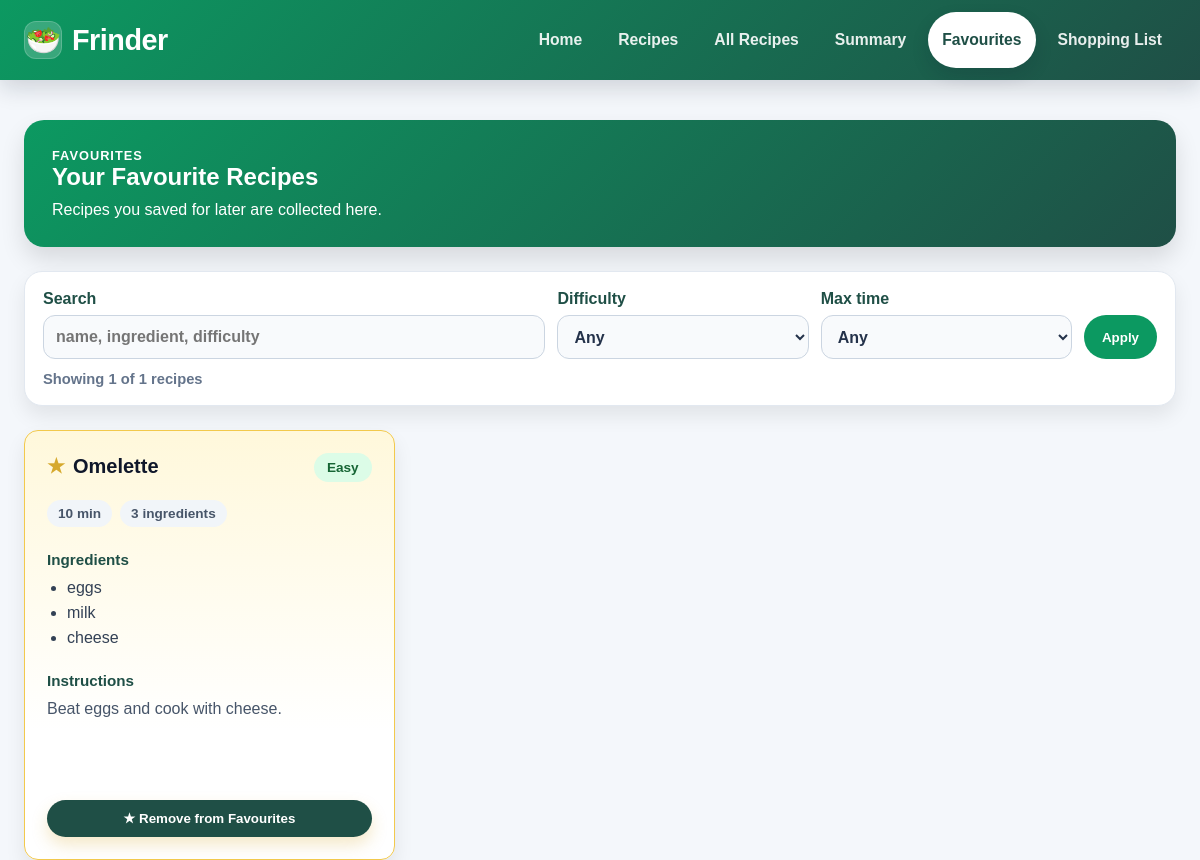
Page /favourites on the committed database.
### db_models.py (models this page shows)
class RecipeRow(Base):
    __tablename__ = "recipes"
    id = Column(Integer, primary_key=True)
    name = Column(String, nullable=False, unique=True)
    instructions = Column(String, nullable=False, default="")
    cooking_time = Column(Integer, nullable=False, default=0)
    difficulty = Column(String, nullable=False, default="Easy")
    recipe_ingredients = relationship(
        "RecipeIngredientRow",
        back_populates="recipe",
        cascade="all, delete-orphan",
        order_by="RecipeIngredientRow.position",
    )

class IngredientRow(Base):
    __tablename__ = "ingredients"
    id = Column(Integer, primary_key=True)
    name = Column(String, nullable=False, unique=True)
    recipe_links = relationship("RecipeIngredientRow", back_populates="ingredient")
    user_links = relationship("UserIngredientRow", back_populates="ingredient")
    shopping_links = relationship("ShoppingListRow", back_populates="ingredient")

### app.py (the view)
@app.route("/favourites")
def favourites():
    recipes_list, favourite_recipe_names = get_recipes_with_favourite_status()
    favourite_recipes = [
        recipe
        for recipe in recipes_list
        if recipe_key(recipe.name) in favourite_recipe_names
    ]
    filters = get_recipe_filter_state()
    filtered_favourite_recipes = filter_recipe_list(favourite_recipes, filters)
    return render_template(
        "favourites.html",
        recipes=filtered_favourite_recipes,
        favourite_recipe_names=favourite_recipe_names,
        **build_recipe_filter_context(
            favourite_recipes,
            filtered_favourite_recipes,
            filters,
            "favourites",
        ),
    )

### app.py (called while the page is built, shortened)
def add_favourite_status(recipes, favourite_recipe_names):
    favourite_name_set = set(favourite_recipe_names)
    return [
        recipe.__class__(
            **{
                **recipe.to_dict(),
                "is_favourite": recipe_key(recipe.name) in favourite_name_set,
            }
        )
        for recipe in recipes
    ]

def get_recipes_with_favourite_status():
    recipes_list = load_recipes()
    favourite_recipe_names = read_favourite_recipe_names()
    return add_favourite_status(recipes_list, favourite_recipe_names), favourite_recipe_names

def get_recipe_filter_state():
    max_time = request.args.get("max_time", "").strip()
    valid_max_times = {str(option) for option in MAX_COOKING_TIME_FILTERS}
    if max_time not in valid_max_times:
        max_time = ""
    return {
        "q": request.args.get("q", "").strip(),
        "difficulty": request.args.get("difficulty", "").strip(),
        "max_time": max_time,
    }

def get_recipe_difficulty_options(recipes):
    return sorted(
        {
            recipe.difficulty
            for recipe in recipes
            if recipe.difficulty
        }
    )

def recipe_matches_search(recipe, search_text):
    if not search_text:
        return True

def filter_recipe_list(recipes, filters):
    filtered_recipes = []
    max_time = int(filters["max_time"]) if filters["max_time"] else None
    for recipe in recipes:
        if not recipe_matches_search(recipe, filters["q"]):
            continue
        if (
            filters["difficulty"]
            and recipe.difficulty.lower() != filters["difficulty"].lower()
        ):
            continue
        if max_time is not None and recipe.cooking_time > max_time:
            continue
        filtered_recipes.append(recipe)
    return filtered_recipes

def build_recipe_filter_context(recipes, filtered_recipes, filters, endpoint):
    return {
        "recipe_filters": filters,
        "recipe_filter_endpoint": endpoint,
        "difficulty_filter_options": get_recipe_difficulty_options(recipes),
        "max_time_filter_options": MAX_COOKING_TIME_FILTERS,
        "filtered_recipe_count": len(filtered_recipes),
        "total_recipe_count": len(recipes),
        "has_active_recipe_filters": bool(
            filters["q"] or filters["difficulty"] or filters["max_time"]
        ),
    }

### db.py (called while the page is built)
def _session():
    return _session_factory()()

def session():
    return _session()

### storage.py (called while the page is built)
def read_favourite_recipe_names():
    return _run_read(_read_favourite_recipe_names)

### templates/favourites.html (shortened to what this page needs)
{% extends "base.html" %}
{% block content %}
<section class="recipes-banner">
  <p class="recipes-banner__label">Favourites</p>
  <h1>Your Favourite Recipes</h1>
  <p>Recipes you saved for later are collected here.</p>
</section>
{% include "_recipe_filters.html" %}
<section class="favourites-section">
  {% if recipes %}
    <div class="recipes-grid">
      {% for recipe in recipes %}
        <article class="recipe-card recipe-card--favourite">
          <div class="recipe-card__header">
            <h3 class="recipe-card__title">
              <span class="recipe-card__star">★</span>
              {{ recipe.name }}
            </h3>
            <span class="difficulty-badge difficulty-badge--{{ recipe.difficulty | lower }}">
              {{ recipe.difficulty }}
            </span>
          </div>
          <div class="recipe-card__info-row">
            <span>{{ recipe.cooking_time }} min</span>
            <span>{{ recipe.ingredients | length }} ingredients</span>
          </div>
          <div class="recipe-card__section">
            <h4>Ingredients</h4>
            <ul class="recipe-card__list">
              {% for ingredient in recipe.ingredients %}
                <li>{{ ingredient }}</li>
              {% endfor %}
            </ul>
          </div>
          <div class="recipe-card__section recipe-card__instructions">
            <h4>Instructions</h4>
            <p>{{ recipe.instructions }}</p>
          </div>
          <div class="recipe-card__actions">
            <form method="post" action="{{ url_for('remove_from_favourites') }}">
              <button class="favourite-button favourite-button--active" type="submit">
                ★ Remove from Favourites
              </button>
            </form>
          </div>
        </article>
      {% endfor %}
    </div>
  {% else %}
    <p class="recipes-empty-message">
      No favourite recipes match the current search and filters.
    </p>
  {% endif %}
</section>
{% endblock %}

### static/style.css (style rules this page uses)
body { font-family: Arial, sans-serif; margin: 0; background: #f4f7fb; color: #24324a; }
button { padding: 10px 14px; font-family: inherit; }
.homepage-header, .recipes-banner, .all-recipes-banner, .favourites-banner, .shopping-banner, .summary-hero { background: linear-gradient(135deg, #0C9961, #1f4f46); color: white; padding: 28px; border-radius: 20px; margin-bottom: 24px; box-shadow: 0 12px 24px rgba(0, 0, 0, 0.12); }
.recipes-banner__label, .all-recipes-banner__label, .favourites-banner__label, .shopping-banner__label, .summary-kicker { margin: 0 0 8px; text-transform: uppercase; letter-spacing: 1px; font-size: 0.8rem; font-weight: bold; }
.recipes-banner h1, .all-recipes-banner h1, .favourites-banner h1, .summary-hero h1 { margin: 0 0 10px; }
.recipes-banner p, .all-recipes-banner p, .favourites-banner p, .summary-intro { margin: 0; }
.recipes-scroll, .all-recipes-section, .favourites-section { max-height: none; overflow-y: visible; padding-right: 0; }
.recipes-grid, .all-recipes-grid, .favourites-grid { display: grid; grid-template-columns: repeat(3, minmax(0, 1fr)); gap: 20px; }
.recipe-card { position: relative; display: flex; flex-direction: column; min-height: 100%; gap: 14px; margin-top: 0; padding: 22px; background: white; border: 1px solid #e2e8f0; border-radius: 14px; box-shadow: 0 10px 20px rgba(0, 0, 0, 0.08); transition: transform 0.2s ease, box-shadow 0.2s ease; }
.recipe-card--favourite { background: linear-gradient(180deg, #fff8db 0%, #ffffff 70%); border-color: #f2c94c; }
.recipe-card__header, .recipe-card__top { display: flex; align-items: flex-start; justify-content: space-between; gap: 16px; margin-bottom: 4px; }
.recipe-card__title { display: flex; align-items: center; gap: 8px; margin: 0; color: #0f172a; font-size: 1.25rem; line-height: 1.3; }
.recipe-card__star { color: #d6a92d; font-size: 1.25rem; line-height: 1; flex-shrink: 0; }
.recipe-card__info-row, .recipe-card__meta { display: flex; flex-wrap: wrap; gap: 8px; margin: 0 0 10px; color: #475569; font-size: 0.85rem; }
.recipe-card__info-row span, .recipe-card__meta span { display: inline-flex; align-items: center; padding: 6px 11px; border-radius: 999px; background: #f1f5f9; color: #475569; font-weight: 700; }
.difficulty-badge, .recipe-card__badge { display: inline-flex; align-items: center; padding: 7px 13px; border-radius: 999px; font-size: 0.85rem; font-weight: 800; white-space: nowrap; }
.difficulty-badge--easy, .recipe-card__badge { background: #dcfce7; color: #166534; }
.recipe-card__section { margin-top: 0; margin-bottom: 8px; }
.recipe-card__section h4 { margin: 0 0 8px; color: #1f4f46; font-size: 0.95rem; }
.recipe-card__section p { margin: 0; color: #475569; line-height: 1.55; }
.recipe-card__list { margin: 8px 0 0; padding-left: 20px; color: #334155; line-height: 1.55; }
.recipe-card__instructions { flex-grow: 1; }
.recipe-card__actions { margin-top: auto; padding-top: 10px; }
.recipe-card__actions form { margin: 0; }
.recipe-card__actions button, .favourite-button { width: 100%; }
.favourite-button { border: none; border-radius: 999px; background: #d6a92d; color: #1f2937; padding: 11px 16px; cursor: pointer; font-weight: 800; box-shadow: 0 8px 16px rgba(214, 169, 45, 0.25); }
.favourite-button--active { background: #1f4f46; color: #ffffff; }

### rows in the picture
RecipeRow: name "Omelette", difficulty "Easy", cooking_time "10", ingredients|length "3", instructions "Beat eggs and cook with cheese."
IngredientRow: name "eggs"
IngredientRow: name "milk"
IngredientRow: name "cheese"

### other values in the picture
{{ filtered_recipe_count }} "1"
{{ total_recipe_count }} "1"
